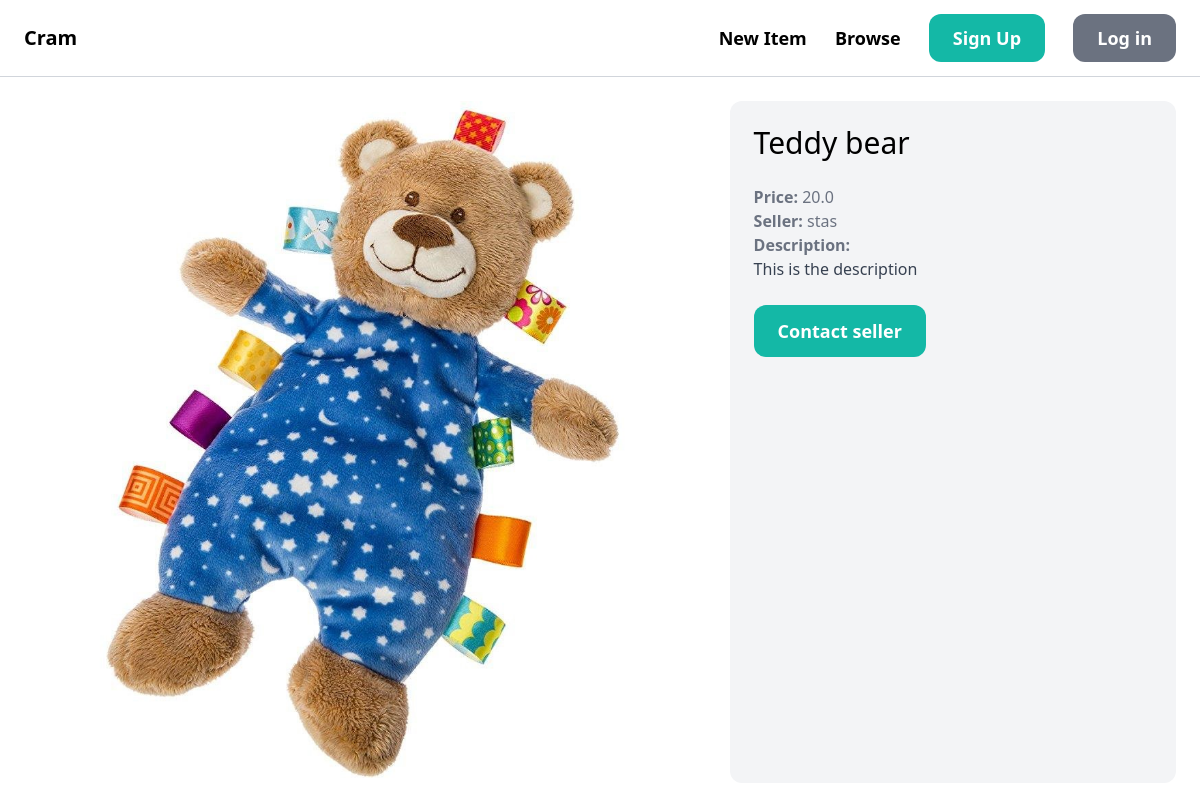
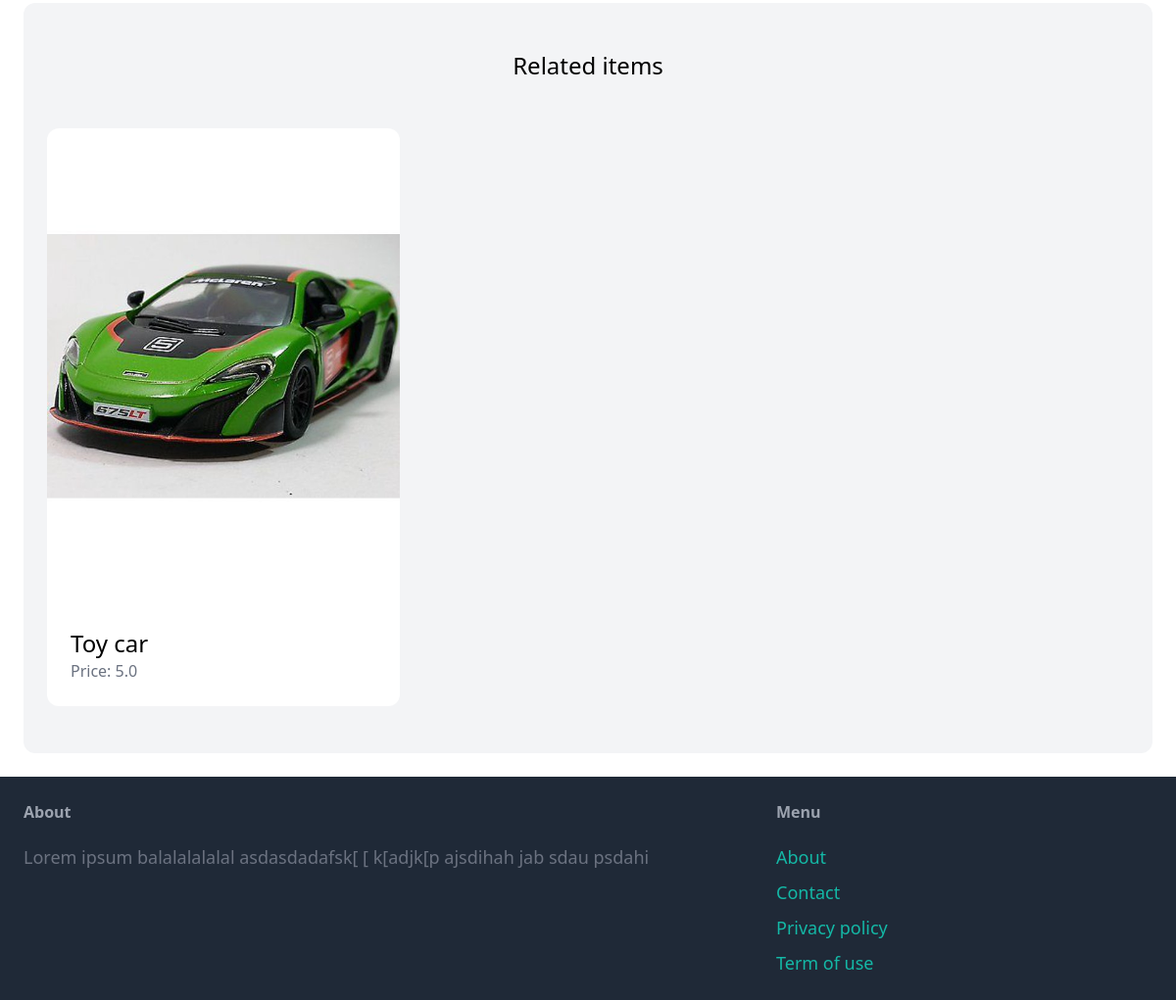
Page /items/1/ on the committed database (2 pictures, top to bottom).
### item/models.py (models this page shows, shortened)
class Item(models.Model):
    category = models.ForeignKey(Category, related_name='items', on_delete=models.CASCADE)
    name = models.CharField(max_length=255)
    description = models.TextField(blank=True, null=True)
    price = models.FloatField()
    image = models.ImageField(upload_to='item_images',blank=True,null=True)
    is_sold = models.BooleanField(default=False)
    created_at = models.DateTimeField(auto_now_add=True)
    created_by = models.ForeignKey(User,related_name='items',on_delete=models.CASCADE)
    class Meta:
        ordering = ('name',)

### item/views.py (the view)
# urls.py: path('<int:pk>/',views.detail,name='detail'),
def detail(request,pk):
    item = get_object_or_404(Item,pk=pk)
    related_items = Item.objects.filter(category=item.category, is_sold=False).exclude(pk=pk)[0:3]
    return render(request, 'item/detail.html', {
        'item': item,
        'related_items': related_items
    })

### item/templates/item/detail.html (shortened to what this page needs)
{% extends 'core/base.html' %}
{% block content %}
<div class="grid grid-cols-5 gap-6">
    <div class="col-span-3">
        <img src="{{item.image.url}}" class="rounded-xl">
    </div>
    <div class="col-span-2 p-6 bg-gray-100 rounded-xl">
        <h1 class="mb-6 text-3xl">{{item.name}}</h1>
        <p class="text-gray-500"><strong>Price: </strong> {{item.price}}</p>
        <p class="text-gray-500"><strong>Seller: </strong> {{item.created_by.username}}</p>
        {% if item.description%}
            <p class="text-gray-700">
                <strong class="text-gray-500">Description:</strong><br>
                {{item.description}}
            </p>
        {% endif %}
        {% if request.user == item.created_by %}
            <div class="mt-6 p-6 bg-white rounded-xl">
                <p>This is your item!</p>
                <a href="{%url 'item:edit' item.id%}" class="inline-block mt-6 px-6 py-3 text-lg font-semibold bg-teal-500 text-white rounded-xl">Edit</a>
                <a href="{%url 'item:delete' item.id%}" class="inline-block mt-6 px-6 py-3 text-lg font-semibold bg-red-500 text-white rounded-xl">Delete</a>
            </div>
        {%else%}
            <a href="{%url 'conversation:new' item.id%}" class="inline-block mt-6 px-6 py-3 text-lg font-semibold bg-teal-500 text-white rounded-xl hover:bg-teal-700">Contact seller</a>
        {%endif%}
    </div>
</div>
<div class="mt-6 px-6 py-12 bg-gray-100 rounded-xl">
    <h2 class="mb-12 text-2xl text-center">Related items</h2>
    <div class="grid grid-cols-3 gap-3">
        {% for item in related_items %}
        <div>
            <a href="{%url 'item:detail' item.id %}">
                <div>
                    <img src="{{item.image.url }}" class="rounded-t-xl">
                </div>
                <div class="p-6 bg-white rounded-b-xl">
                    <h2 class="text-2xl">{{ item.name }}</h2>
                    <p class="text-gray-500">Price: {{ item.price }}</p>
                </div>
            </a>
        </div>
        {% endfor %}
    </div>
</div>
{% endblock %}

### rows in the picture
Item: image (picture), name "Teddy bear", price "20.0", created_by.username "stas", description "This is the description"
Item: image (picture), name "Toy car", price "5.0"
